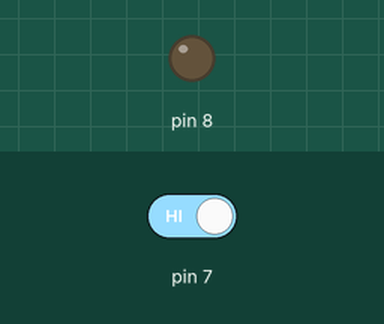
Recording of a sketch running on a simulated Arduino Uno, built with avr-gcc and run on an emulated ATmega328P. Parts: output pins drawn as LEDs (lit = HIGH). The test bench sets the inputs (shaded band); at power-on: pin 7 HIGH. What the sketch prints to the serial monitor is not drawn.

Above: at 1.2 s.
1.3 s: pin 7 driven LOW
At 2.4 s:
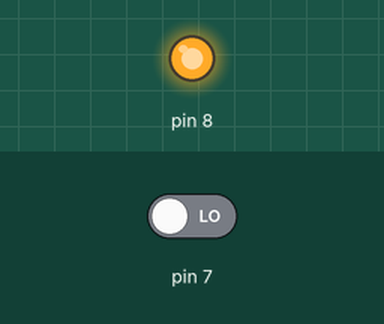
2.8 s: pin 7 driven HIGH
At 3.6 s:
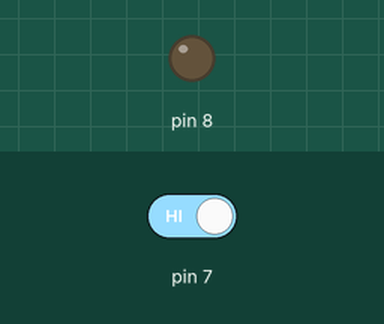
Timing chart, 0 to 5.8 s (numbered marks = the images above; inputs shaded):
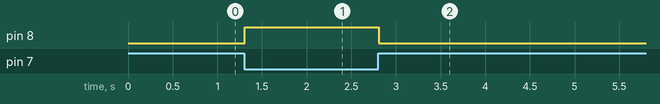

The sketch:

InternalPullUpResistor.ino
```cpp
void setup() {
  Serial.begin(9600);  		// 시리얼연결
  pinMode(7, INPUT_PULLUP);  	// 내부 풀업저항 설정
  pinMode(8, OUTPUT);
}

void loop() {
  int sensorVal = digitalRead(7);  	//푸쉬버튼으로 들어오는 입력을 sensorVal에 할당
  Serial.println(sensorVal);
  if (sensorVal == HIGH) {
    digitalWrite(8, LOW);
  } else {
    digitalWrite(8, HIGH);
  }
}
```

Measured:
- after the input at 1.3 s, pin 8: LOW → HIGH at once
- after the input at 2.8 s, pin 8: HIGH → LOW at once
